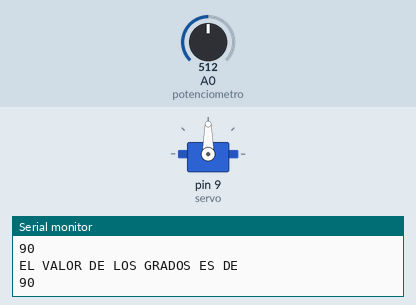
Simulated run of this sketch. Board: Arduino Uno, built with avr-gcc and run on an emulated ATmega328P. On the bench: servo, the last lines printed to the serial monitor. Inputs (shaded band) come from the test bench; at power-on: A0 (potenciometro) = 512.

Above: at 1.2 s.
1.3 s: A0 (potenciometro) set to 558
At 1.9 s:
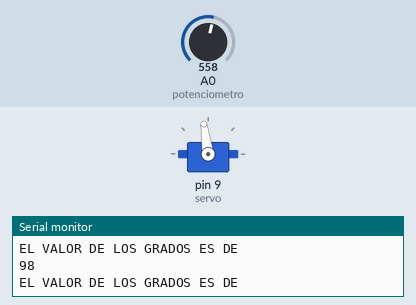
4.3 s: A0 (potenciometro) set to 581
At 5.5 s:
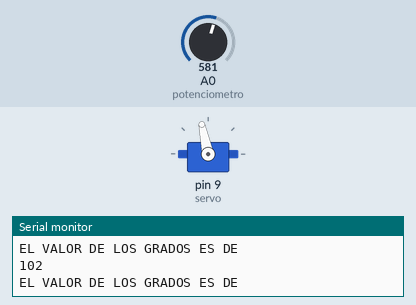
5.8 s: A0 (potenciometro) set to 306
At 6.5 s:
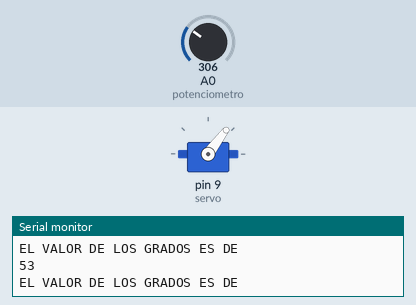
7.3 s: A0 (potenciometro) set to 63
At 8.4 s:
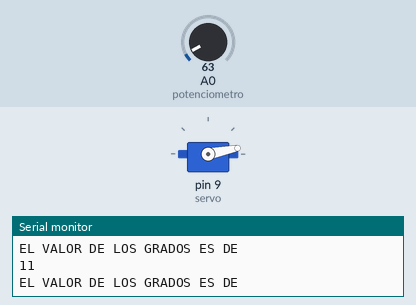
8.8 s: A0 (potenciometro) set to 50
At 10.0 s:
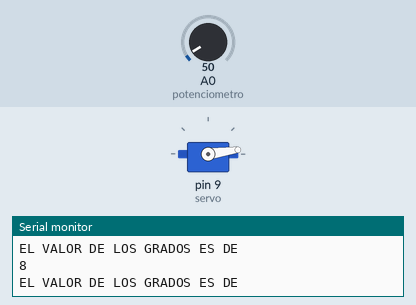
10.3 s: A0 (potenciometro) set to 122
At 11.7 s:
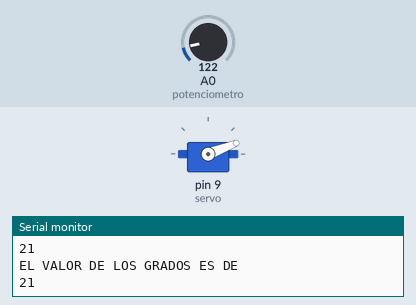
Timing chart, 0 to 12.8 s (numbered marks = the images above; inputs shaded):
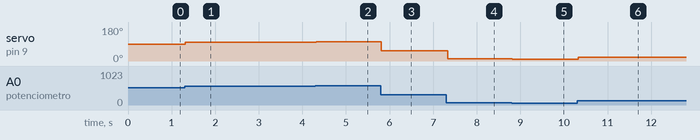

The sketch:

servo_potenciometro_aduino.ino
```cpp
 #include <Servo.h>
Servo servo;
int potenciometro = A0;
int val;

void setup ()
{
   servo.attach(9);
   Serial.begin(9600);
}
void loop ()
{
  val = analogRead(potenciometro);
  val = map(val, 0, 1023, 0, 180);
  servo.write(val);
  Serial.println("EL VALOR DE LOS GRADOS ES DE");
  Serial.println(val);
  //delay(2000);
}
```

Measured:
- after the input at 1.3 s, servo on pin 9 (servo): 90° → 98° at once
- after the input at 4.3 s, servo on pin 9 (servo): 98° → 102° at once
- after the input at 5.8 s, servo on pin 9 (servo): 102° → 53° at once
- after the input at 7.3 s, servo on pin 9 (servo): 53° → 11° at once
- after the input at 8.8 s, servo on pin 9 (servo): 11° → 8° at once
- after the input at 10.3 s, servo on pin 9 (servo): 8° → 21° at once
